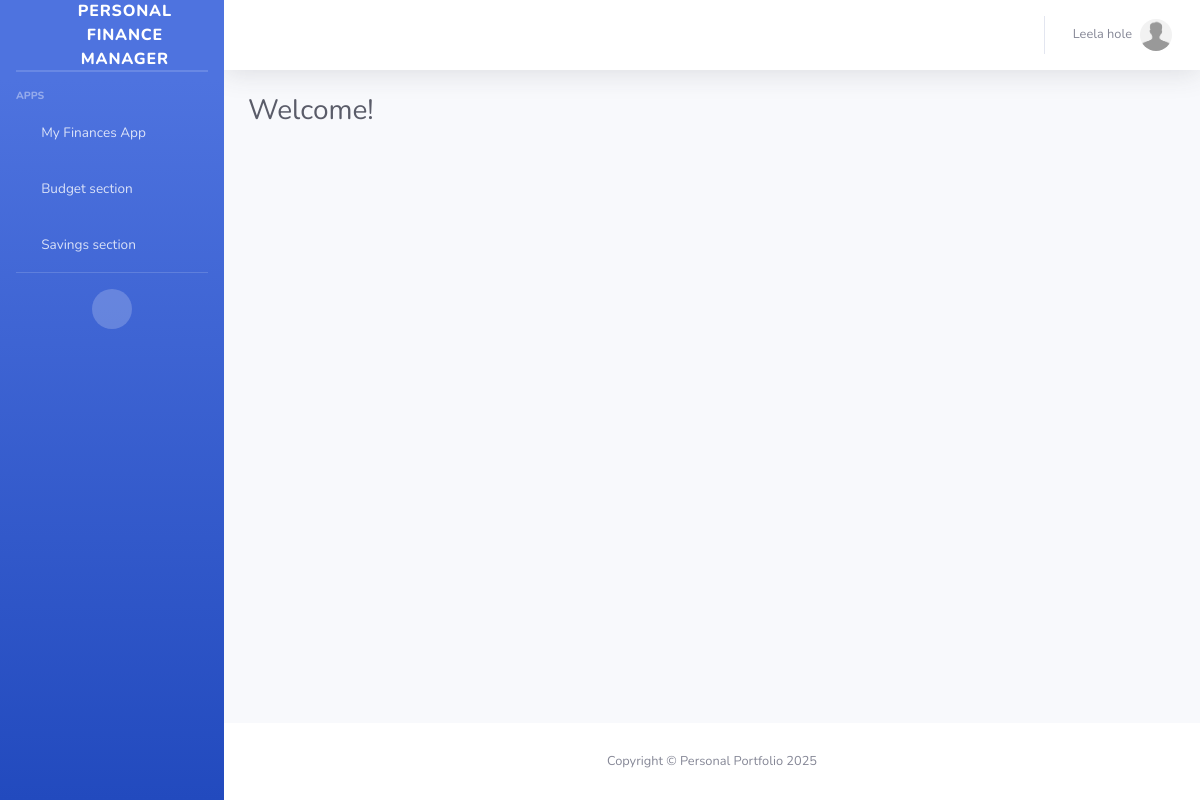
The app's page / (signed in) with its own data.
### accounts/models.py (models this page shows, shortened)
class CustomUser(AbstractUser, PermissionsMixin):
    first_name = models.CharField(_('first name'), max_length=30, blank=False, null=False, unique=True)
    last_name = models.CharField(_('last name'), max_length=30, blank=False, null=False, unique=True)
    email = models.EmailField(_('email address'), unique=True, blank=False, null=False)
    phone_number = PhoneNumberField(null=False, blank=False, unique=True)
    is_active = models.BooleanField(_('active'), default=False)
    is_staff = models.BooleanField(_('staff status'), default=False)
    enable_two_factor_authentication = models.BooleanField(null=True, blank=True)
    date_joined = models.DateTimeField(_('date joined'), default=timezone.now)
    email_verified = models.BooleanField(_('email verified'), default=False,
                                         help_text=_('Designates whether the user has verified their email.'))
    objects = CustomUserManager()
    USERNAME_FIELD = 'email'
    REQUIRED_FIELDS = ['first_name', 'last_name']

class Profile(models.Model):
    user = models.OneToOneField(settings.AUTH_USER_MODEL, on_delete=models.CASCADE)
    avatar = models.ImageField(
        default='avatar.jpg',  # default avatar
        upload_to='profile_avatars'  # dir to store the image
    )
    bio = models.CharField(max_length=1000)
    updated_at = models.DateTimeField(auto_now=True)
    created_at = models.DateTimeField(auto_now_add=True)

### website/views.py (the view)
# urls.py: path('', views.index, name='index'),
def index(request):
    if request.user.is_authenticated:
        return render(request, 'website/index.html')
    else:
        return redirect('accounts:login')

### helper/context_processors.py (called while the page is built)
def add_custom_context(request):
    return {
        'app_name': request.resolver_match.app_name,
        'page_path': request.path,
        'today': datetime.today(),
        'user': request.user if request.user.is_authenticated else None
    }

### templates/website/index.html (shortened to what this page needs)
{% extends 'base2.html' %}
{% load static %}
{% block content %}
    <div class="d-sm-flex align-items-center justify-content-between mb-4">
        <h1 class="h3 mb-0 text-gray-800">Welcome!</h1>
    </div>
{% endblock %}

### templates/base2.html (shortened to what this page needs)
{% load static %}
{% load crispy_forms_tags %}
<html lang="en">
<head>
    <link href="{% static 'vendor/fontawesome-free/css/all.min.css' %}" rel="stylesheet" type="text/css">
    <link href="{% static 'css/sb-admin-2.min.css' %}" rel="stylesheet">
</head>
<body id="page-top">
<div id="wrapper">
    <ul class="navbar-nav bg-gradient-primary sidebar sidebar-dark accordion" id="accordionSidebar">
        <a class="sidebar-brand d-flex align-items-center justify-content-center" href="{% url 'website:index' %}">
            <div class="sidebar-brand-icon rotate-n-15">
                <i class="fas fa-laugh-wink"></i>
            </div>
            <div class="sidebar-brand-text mx-3">Personal Finance Manager</div>
        </a>
        <hr class="sidebar-divider my-0">
        <hr class="sidebar-divider">
        <div class="sidebar-heading">
            Apps
        </div>
        {% if user %}
            <li class="nav-item{% if app_name == 'my_finances' %} active{% endif %}">
                <a class="nav-link{% if app_name != 'my_finances' %} collapsed{% endif %}" href="#"
                   data-toggle="collapse" data-target="#collapseTwo"
                   aria-expanded="true" aria-controls="collapseTwo">
                    <i class="fas fa-fw fa-cog"></i>
                    <span>My Finances App</span>
                </a>
                        {% url 'my_finances:current_period' as my_finances_current_period %}
                        {% url 'my_finances:year_overview' as my_finances_year_overview %}
                        {% url 'my_finances:balance_create' as my_finances_balance_create %}
                        {% url 'my_finances:income_create' as my_finances_income_create %}
                        {% url 'my_finances:outcome_create' as my_finances_outcome_create %}
                        {% url 'my_finances:balance_list' as my_finances_balance_list %}
                        {% url 'my_finances:income_list' as my_finances_income_list %}
                        {% url 'my_finances:outcome_list' as my_finances_outcome_list %}
            </li>
       <li class="nav-item{% if app_name == 'budget_section' %} active{% endif %}">
            <a class="nav-link{% if app_name != 'budget_section' %} collapsed{% endif %}" href="#"
               data-toggle="collapse" data-target="#collapse2"
               aria-expanded="true" aria-controls="collapse2">
                <i class="fas fa-fw fa-cog"></i>
                <span>Budget section</span>
            </a>
                    {% url 'budget_section:budget_create' as budget_section_budget_create %}
                    {% url 'budget_section:category_create' as budget_section_category_create %}
                    {% url 'budget_section:transaction_create' as budget_section_transaction_create %}
                     {% url 'budget_section:budget_list' as budget_section_budget_list %}
                    {% url 'budget_section:category_list' as budget_section_category_list %}
                    {% url 'budget_section:transaction_list' as budget_section_transaction_list %}
        </li>
          <li class="nav-item{% if app_name == 'savings_section' %} active{% endif %}">
            <a class="nav-link{% if app_name != 'savings_section' %} collapsed{% endif %}" href="#"
               data-toggle="collapse" data-target="#collapse3"
               aria-expanded="true" aria-controls="collapse3">
                <i class="fas fa-fw fa-cog"></i>
                <span>Savings section</span>
            </a>
                    {% url 'savings_section:savings_create' as savings_section_savings_create %}
                    {% url 'savings_section:deposit_create' as savings_section_deposit_create %}
                    {% url 'savings_section:withdrawal_create' as savings_section_withdrawal_create %}
                    {% url 'savings_section:savings_goal_create' as savings_section_savings_goal_create %}
                    {% url 'savings_section:savings_list' as savings_section_savings_list %}
                    {% url 'savings_section:deposits_list' as savings_section_deposit_list %}
                    {% url 'savings_section:withdrawals_list' as savings_section_withdrawal_list %}
                    {% url 'savings_section:savings_goals_list' as savings_section_savings_goal_list %}
        </li>
        {% endif %}
        <hr class="sidebar-divider">
        <div class="text-center d-none d-md-inline">
            <button class="rounded-circle border-0" id="sidebarToggle"></button>
        </div>
    </ul>
    <div id="content-wrapper" class="d-flex flex-column">
        <div id="content">
            <nav class="navbar navbar-expand navbar-light bg-white topbar mb-4 static-top shadow">
                <ul class="navbar-nav ml-auto">
                    <li class="nav-item dropdown no-arrow">
                        {% if user %}
                            <a class="nav-link dropdown-toggle" href="#" id="userDropdown" role="button"
                               data-toggle="dropdown" aria-haspopup="true" aria-expanded="false">
                                <span class="mr-2 d-none d-lg-inline text-gray-600 small">{{ user.first_name }} {{ user.last_name }}</span>
                                <img class="img-profile rounded-circle"
                                     src="{{user.profile.avatar.url}}" alt="{{ user.username }}">
                            </a>
                        {% endif %}
                    </li>
                </ul>
            </nav>
            <div class="container-fluid">
                {% block content %}
                {% endblock %}
            </div>
        </div>
        <footer class="sticky-footer bg-white">
            <div class="container my-auto">
                <div class="copyright text-center my-auto">
                    <span>Copyright &copy; Personal Portfolio {{ today.year }}</span>
                </div>
            </div>
        </footer>
    </div>
</div>
</body>
</html>

### records on screen
CustomUser: first_name "Leela", last_name "hole", profile.avatar (placeholder picture)
